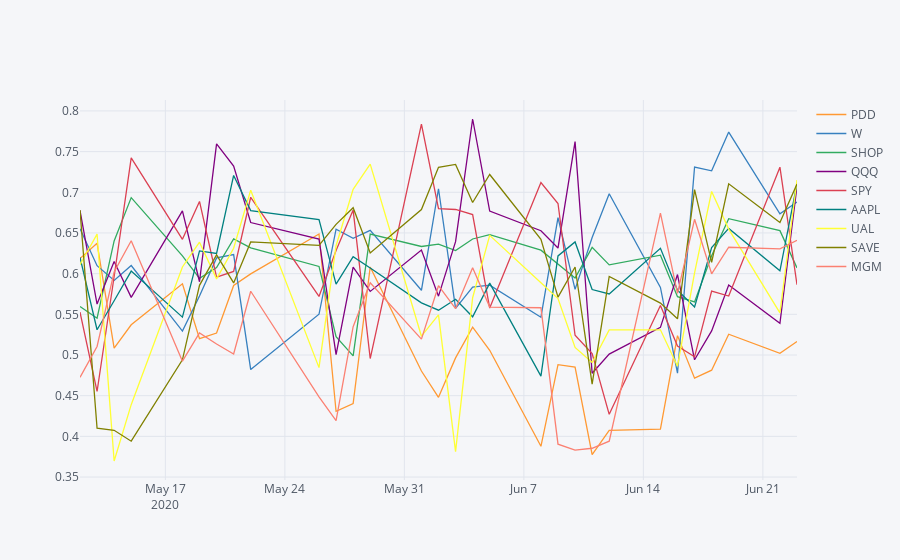

Write notebook code for a chart like this one.
### Code cell
multi_stock_ts_view(short, ['PDD', 'W', 'SHOP', 'QQQ', 'SPY', 'AAPL', 'UAL', 'SAVE', 'MGM'], 'CBOE_ShortRatio', 30)
